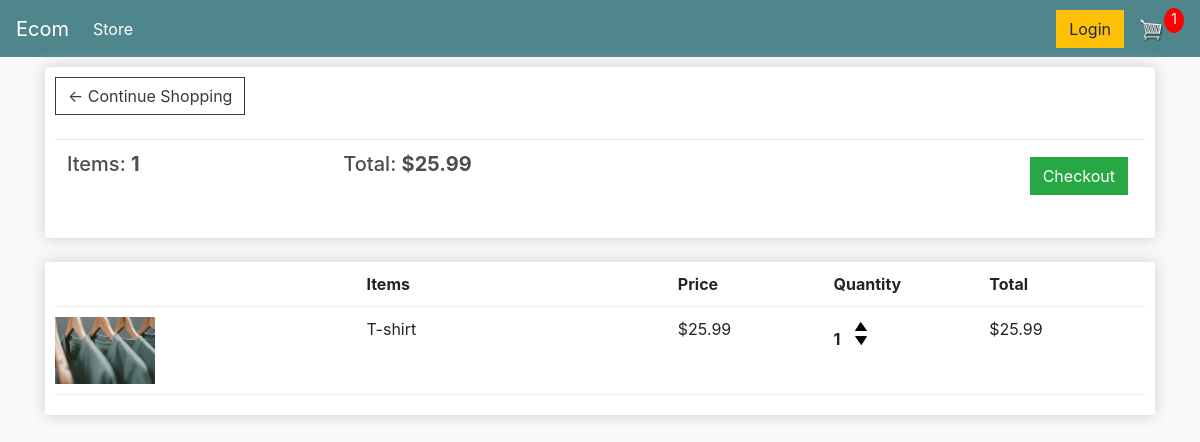
The app's page /cart/ (signed in) with its own data.
### store/models.py (models this page shows, shortened)
class Order(models.Model):
    customer = models.ForeignKey(
        Customer, on_delete=models.SET_NULL, blank=True, null=True)
    date_ordered = models.DateTimeField(auto_now_add=True)
    complete = models.BooleanField(default=False, null=True, blank=False)
    transaction_id = models.CharField(max_length=200, null=True)
    @property
    def get_cart_total(self):
        orderitems = self.orderitem_set.all()
        total = sum([item.get_total for item in orderitems])
        return total
    @property
    def get_cart_items(self):
        orderitems = self.orderitem_set.all()
        total = sum([item.quantity for item in orderitems])
        return total

class OrderItem(models.Model):
    product = models.ForeignKey(
        Product, on_delete=models.SET_NULL, blank=True, null=True)
    order = models.ForeignKey(
        Order, on_delete=models.SET_NULL, blank=True, null=True)
    quantity = models.IntegerField(default=0, null=True, blank=True)
    date_added = models.DateTimeField(auto_now_add=True)
    @property
    def get_total(self):
        total = self.product.price * self.quantity
        return total

class Product(models.Model):
    name = models.CharField(max_length=200, null=True)
    price = models.DecimalField(max_digits=7, decimal_places=2)
    digital = models.BooleanField(default=False, null=True, blank=False)
    image = models.ImageField(null=True, blank=True)
    @property
    def imageURL(self):
        try:
            url = self.image.url
        except:
            url = 'images/placeholder.png'
        return url

### store/views.py (the view)
# urls.py: path('cart/', views.cart, name="cart"),
def cart(request):
    if request.user.is_authenticated:
        customer = request.user.customer
        order, created = Order.objects.get_or_create(
            customer=customer, complete=False)
        items = order.orderitem_set.all()
        cartItems = order.get_cart_items
    else:
        items = []
        order = {'get_cart_total': 0, 'get_cart_items': 0, 'shipping': False}
        cartItems = order['get_cart_items']
    context = {'items': items, 'order': order, 'cartItems': cartItems}
    return render(request, 'store/cart.html', context)

### store/templates/store/cart.html
{% extends 'store/main.html' %}
{% load static %}
{% block content %}
<div class="row">
    <div class="col-lg-12">
        <div class="box-element">
            <a class="btn btn-outline-dark" href="{% url 'store' %}">&#x2190; Continue Shopping</a>
            <br>
            <br>
            <table class="table">
                <tr>
                    <th>
                        <h5>Items: <strong>{{ order.get_cart_items }}</strong></h5>
                    </th>
                    <th>
                        <h5>Total: <strong>${{ order.get_cart_total|floatformat:2 }}</strong></h5>
                    </th>
                    <th>
                        <a style="float:right;margin:5px;" class="btn btn-success"
                            href="{% url 'checkout' %}">Checkout</a>
                    </th>
                </tr>
            </table>
        </div>
        <br>
        <div class="box-element">
            <div class="cart-row">
                <div style="flex:2"></div>
                <div style="flex:2"><strong>Items</strong></div>
                <div style="flex:1"><strong>Price</strong></div>
                <div style="flex:1"><strong>Quantity</strong></div>
                <div style="flex:1"><strong>Total</strong></div>
            </div>
            {% for item in items %}
            <div class="cart-row">
                <div style="flex:2"><img class="row-image" src="{{ item.product.imageURL }}" alt=""></div>
                <div style="flex:2">{{ item.product.name }}</div>
                <div style="flex:1">${{ item.product.price|floatformat:2 }}</div>
                <div style="flex:1">
                    <p class="quantity">{{ item.quantity }}</p>
                    <div class="quantity">
                        <img data-product="{{ item.product.id }}" data-action="add" class="chg-quantity update-cart"
                            src="{% static  'images/arrow-up.png' %}">
                        <img data-product="{{ item.product.id }}" data-action="remove" class="chg-quantity update-cart"
                            src="{% static  'images/arrow-down.png' %}">
                    </div>
                </div>
                <div style="flex:1">${{ item.get_total }}</div>
            </div>
            {% endfor %}
        </div>
    </div>
</div>
{% endblock content %}

### static/css/main.css (style rules this page uses)
body { background-color: hsl(0, 0%, 98%); }
h1, h2, h3, h4, h5, h6 { color: hsl(0, 0%, 30%); }
.box-element { box-shadow: hsl(0, 0%, 80%) 0 0 16px; background-color: #fff; border-radius: 4px; padding: 10px; }
.col-lg-4, .col-lg-6, .col-lg-8, .col-lg-12 { margin-top: 10px; }
.btn { border-radius: 0; }
.row-image { width: 100px; }
.cart-row { display: flex; align-items: flex-stretch; padding-bottom: 10px; margin-bottom: 10px; border-bottom: 1px solid #ececec; }
.quantity { display: inline-block; font-weight: 700; padding-right: 10px; }
.chg-quantity { width: 12px; cursor: pointer; display: block; margin-top: 5px; transition: .1s; }

### records on screen
Order: get_cart_items "1", get_cart_total "25.99"
OrderItem: product.imageURL (picture), product.name "T-shirt", product.price "25.99", quantity "1", get_total "25.99"

### other values on screen
{{ cartItems }} "1"
